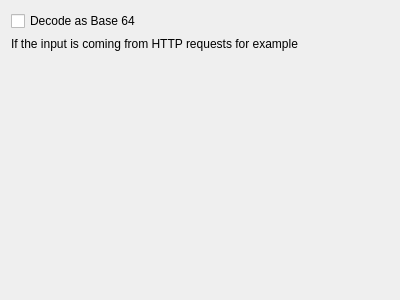
<?xml version="1.0" encoding="UTF-8"?>
<ui version="4.0">
<comment>
  * Released as open source by Gabriel Caudrelier
  *
  * Developed by Gabriel Caudrelier, gabriel dot caudrelier at gmail dot com
  *
  * https://github.com/metrodango/pip3line
  *
  * Released under BSD 3-Clause see LICENSE for more information
</comment>
 <class>NtlmsspWidget</class>
 <widget class="QWidget" name="NtlmsspWidget">
  <property name="geometry">
   <rect>
    <x>0</x>
    <y>0</y>
    <width>400</width>
    <height>300</height>
   </rect>
  </property>
  <property name="windowTitle">
   <string>Form</string>
  </property>
  <layout class="QVBoxLayout" name="verticalLayout">
   <item>
    <widget class="QCheckBox" name="decodeCheckBox">
     <property name="text">
      <string>Decode as Base 64 </string>
     </property>
    </widget>
   </item>
   <item>
    <widget class="QLabel" name="base64Label">
     <property name="text">
      <string>If the input is coming from HTTP requests for example</string>
     </property>
     <property name="margin">
      <number>0</number>
     </property>
    </widget>
   </item>
   <item>
    <spacer name="verticalSpacer">
     <property name="orientation">
      <enum>Qt::Vertical</enum>
     </property>
     <property name="sizeHint" stdset="0">
      <size>
       <width>20</width>
       <height>40</height>
      </size>
     </property>
    </spacer>
   </item>
  </layout>
 </widget>
 <resources/>
 <connections/>
</ui>
